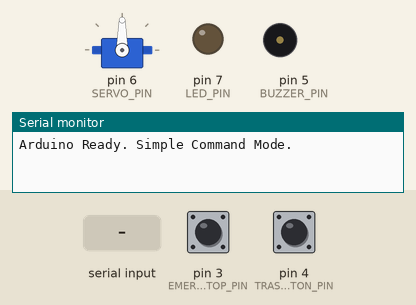
Recording of a program running on a simulated Arduino Uno, built with avr-gcc and run on an emulated ATmega328P. Shown: servo, output pins drawn as LEDs (lit = HIGH), buzzer (waves = sounding), the last lines printed to the serial monitor. The test bench sets the inputs (shaded band); at power-on: pin 3 (EMERGENCY_STOP_PIN) HIGH, pin 4 (TRASH_EMPTY_BUTTON_PIN) HIGH.

Above: at 1.7 s.
1.8 s: "4" received over Serial
At 3.3 s:
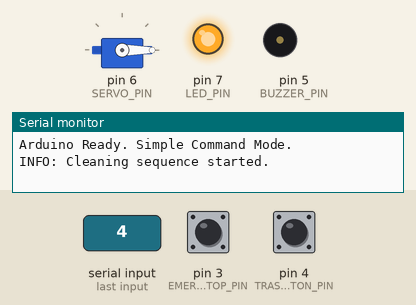
9.5 s: pin 3 (EMERGENCY_STOP_PIN) pulled LOW for 3.2 s
At 10.8 s:
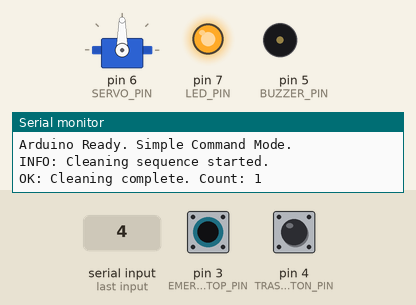
14.2 s: pin 3 (EMERGENCY_STOP_PIN) pulled LOW for 0.15 s
At 15.4 s:
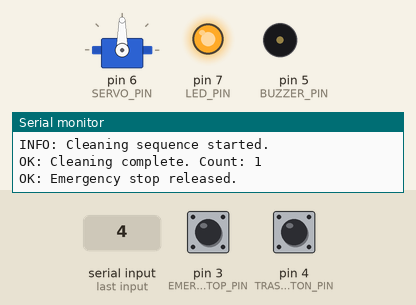
15.8 s: pin 3 (EMERGENCY_STOP_PIN) pulled LOW for 1 s
At 17.1 s:
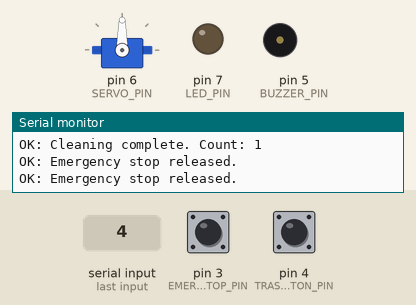
18.3 s: "1" received over Serial
At 18.7 s:
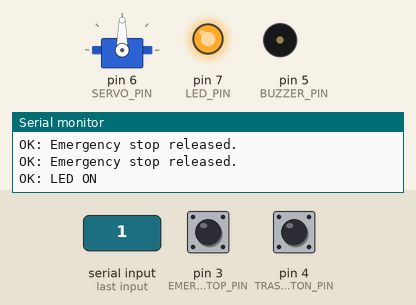
Timing chart, 0 to 20.8 s (numbered marks = the images above; inputs shaded):
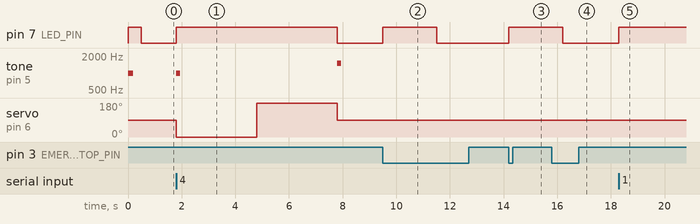

Measured:
- after the input at 1.8 s, pin 7 (LED_PIN): LOW → HIGH at once, → LOW 6.0 s later; tone on pin 5 (BUZZER_PIN): silent → 1000 Hz at once, → silent 0.15 s later, → 1500 Hz 5.9 s later, → silent 0.15 s later; servo on pin 6 (SERVO_PIN): 90° → 0° at once, → 180° 3.0 s later, → 90° 3.0 s later
- after the input at 9.5 s, pin 7 (LED_PIN): LOW → HIGH at once, → LOW 2.0 s later
- after the input at 14.2 s, pin 7 (LED_PIN): LOW → HIGH at once
- after the input at 15.8 s, pin 7 (LED_PIN): HIGH → LOW after 0.40 s
- after the input at 18.3 s, pin 7 (LED_PIN): LOW → HIGH at once

The program:

main.cpp
```cpp
#include <Arduino.h>
#include <DHT11.h> // 사용하시는 DHT11 라이브러리
#include <Servo.h>

// ================================================================================
// 핀 번호 정의 (기존 설정 유지)
// ================================================================================
#define DHT_PIN 2
#define SERVO_PIN 6
#define LED_PIN 7
#define BUZZER_PIN 5
#define EMERGENCY_STOP_PIN 3
#define TRASH_EMPTY_BUTTON_PIN 4

// ================================================================================
// 상수 정의 (기존 설정 유지)
// ================================================================================
namespace CleaningConfig {
  const unsigned long DURATION = 3000; // 청소 동작 시간 (3초)
}

// ================================================================================
// 전역 객체 및 변수
// ================================================================================
DHT11 dht11(DHT_PIN); // 라이브러리에 맞게 객체 생성
Servo cleaningServo;

// 시스템 상태 변수
bool isEmergencyStopped = false;
byte cleaningCycleCount = 0;

// ================================================================================
// 함수 프로토타입
// ================================================================================
void performCleaningSequence();
void sendSensorData();
void playBuzzer(int frequency, int duration);
void handleEmergencyStop();

// ================================================================================
// SETUP: 시스템 초기화
// ================================================================================
void setup() {
  // 시리얼 통신 시작 (안정적인 9600 보드레이트 사용)
  Serial.begin(115200);

  // 핀 모드 설정
  pinMode(LED_PIN, OUTPUT);
  pinMode(BUZZER_PIN, OUTPUT);
  pinMode(EMERGENCY_STOP_PIN, INPUT_PULLUP);
  pinMode(TRASH_EMPTY_BUTTON_PIN, INPUT_PULLUP);

  // 서보모터 연결 및 초기화
  cleaningServo.attach(SERVO_PIN);
  cleaningServo.write(90); // 0도(원점)에서 시작

  // 긴급 정지 인터럽트 설정
  attachInterrupt(digitalPinToInterrupt(EMERGENCY_STOP_PIN), handleEmergencyStop, FALLING);

  // 시작 알림
  digitalWrite(LED_PIN, HIGH);
  tone(BUZZER_PIN, 1000, 200);
  delay(500);
  digitalWrite(LED_PIN, LOW);

  Serial.println("Arduino Ready. Simple Command Mode.");
}

// ================================================================================
// LOOP: 메인 루프
// ================================================================================
void loop() {
  // 긴급 정지 상태에서는 아무것도 하지 않음
  if (isEmergencyStopped) {
    // 2초 이상 길게 누르면 긴급 정지 해제
    if (digitalRead(EMERGENCY_STOP_PIN) == LOW) {
      delay(2000);
      if (digitalRead(EMERGENCY_STOP_PIN) == LOW) {
        isEmergencyStopped = false;
        digitalWrite(LED_PIN, LOW);
        Serial.println("OK: Emergency stop released.");
      }
    }
    return;
  }

  // 쓰레기통 비우기 버튼 감지
  if (digitalRead(TRASH_EMPTY_BUTTON_PIN) == LOW) {
      delay(100); // 디바운싱
      if (digitalRead(TRASH_EMPTY_BUTTON_PIN) == LOW) {
        cleaningCycleCount = 0;
        Serial.println("OK: Cleaning cycles reset.");
        playBuzzer(1500, 100);
        delay(1000); // 중복 리셋 방지
      }
  }

  // 라즈베리파이로부터 명령 수신 처리
  if (Serial.available() > 0) {
    char command = Serial.read();

    switch (command) {
      case '1': // LED 켜기
        digitalWrite(LED_PIN, HIGH);
        Serial.println("OK: LED ON");
        break;

      case '2': // LED 끄기
        digitalWrite(LED_PIN, LOW);
        Serial.println("OK: LED OFF");
        break;

      case '3': // 버저 울림
        playBuzzer(1200, 100);
        Serial.println("OK: BUZZER");
        break;

      case '4': // 전체 청소 시퀀스 실행
        performCleaningSequence();
        break;

      case '6': // 온습도 데이터 전송 요청
        sendSensorData();
        break;
    }
  }
}

// ================================================================================
// 핵심 기능 함수
// ================================================================================

/**
 * @brief 전체 청소 시퀀스를 수행합니다. (LED, 부저, 서보모터)
 */
void performCleaningSequence() {
  Serial.println("INFO: Cleaning sequence started.");
  digitalWrite(LED_PIN, HIGH);
  playBuzzer(1000, 150);

  // 1. 앞으로 이동
  cleaningServo.write(0);
  delay(CleaningConfig::DURATION);

  // 2. 뒤로 복귀
  cleaningServo.write(180);
  delay(CleaningConfig::DURATION);

  digitalWrite(LED_PIN, LOW);
  playBuzzer(1500, 150);
  cleaningServo.write(90);
  cleaningCycleCount++;
  Serial.print("OK: Cleaning complete. Count: ");
  Serial.println(cleaningCycleCount);
}

/**
 * @brief DHT11 센서 값을 읽어 시리얼로 전송합니다.
 * [수정 사항] 제공해주신 라이브러리 예제에 맞춰 수정
 */
void sendSensorData() {
  int temperature = 0;
  int humidity = 0;

  // 온습도 값을 읽어 변수에 저장하고, 결과 코드를 반환받음
  int result = dht11.readTemperatureHumidity(temperature, humidity);

  // 결과 코드가 0이면 성공
  if (result == 0) {
    Serial.print("DATA: Temp=");
    Serial.print(temperature);
    Serial.print("C, Hum=");
    Serial.print(humidity);
    Serial.println("%");
  } else {
    // 라이브러리의 에러 문자열 출력 함수 사용
    Serial.print("Error: ");
    Serial.println(DHT11::getErrorString(result));
  }
}

/**
 * @brief 특정 주파수와 시간으로 부저를 울립니다.
 */
void playBuzzer(int frequency, int duration) {
  tone(BUZZER_PIN, frequency, duration);
}

/**
 * @brief 긴급 정지 인터럽트 핸들러.
 */
void handleEmergencyStop() {
  // 모든 동작 즉시 중지
  cleaningServo.write(90); // 서보모터 원위치
  digitalWrite(LED_PIN, HIGH); // LED를 켜서 상태 표시
  noTone(BUZZER_PIN);

  isEmergencyStopped = true;
  // 인터럽트 안에서는 Serial.println 사용을 피하는 것이 좋음
}
```
